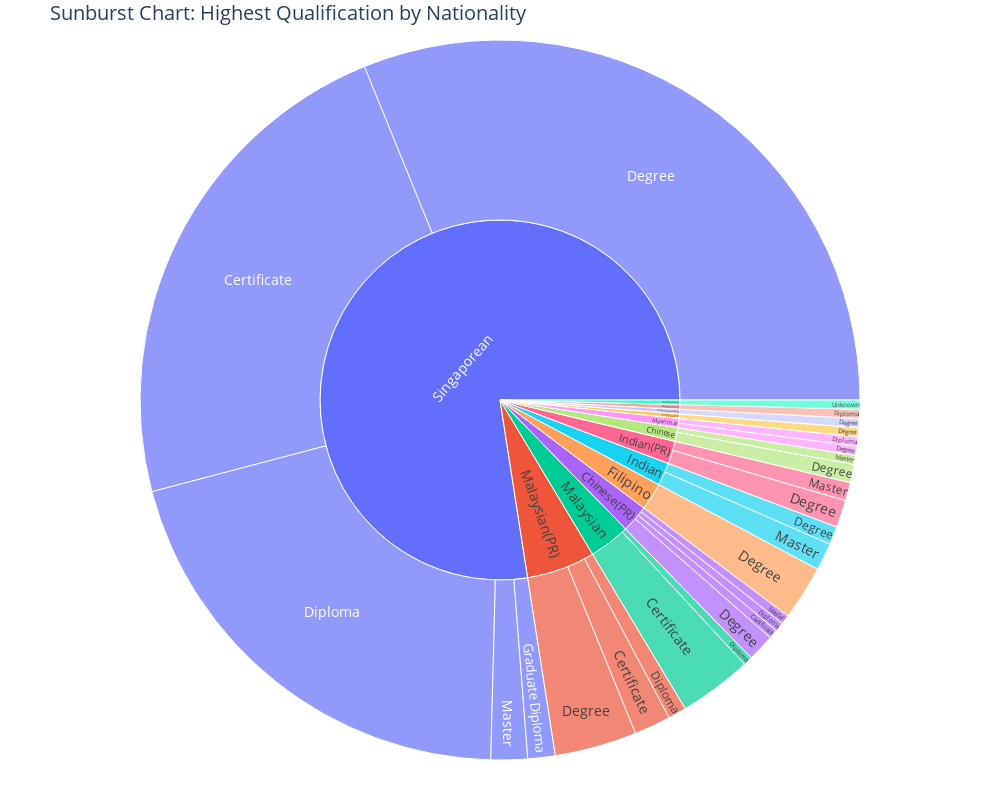

Notebook code for this chart:
### Markdown cell above
#### Sunburst chart to see relationship between Nationaility and (Highest Qualification and Age)

### Code cell
import plotly.express as px
import pandas as pd

# Load data
data = pd.read_excel('./Data/data_export.xlsx')

# Strip any leading or trailing whitespace characters from column names
data.columns = data.columns.str.strip()

# Group by Nationality and Highest Qualification and count occurrences
grouped_data = data.groupby(['NATIONALITY', 'HIGHEST QUALIFICATION']).size().reset_index(name='Count')

# Calculate total counts for percentages
total_count = grouped_data['Count'].sum()

# Calculate percentages
grouped_data['Percentage'] = (grouped_data['Count'] / total_count) * 100

# Create the Sunburst chart with percentages in hover data
fig = px.sunburst(
    grouped_data,
    path=['NATIONALITY', 'HIGHEST QUALIFICATION'],
    values='Count',
    title='Sunburst Chart: Highest Qualification by Nationality',
    labels={'NATIONALITY': 'Nationality', 'HIGHEST QUALIFICATION': 'Highest Qualification', 'Count': 'Count'},
    hover_data={'Percentage': True}  # Include percentage in hover data
)

# Update the hover template to include percentages
fig.update_traces(
    hovertemplate='%{label}<br>Count: %{value}<br>Percentage: %{customdata:.2f}%<extra></extra>'
)

# Update layout
fig.update_layout(
    width=1000,
    height=800,
    margin=dict(l=40, r=40, t=40, b=40),
    font=dict(size=14)
)

# Show the figure
fig.show()

### Figure 1 — Plotly figure (JSON) as saved in the notebook; plotly's stock layout.template omitted (floating-point values rounded to 4 significant figures)
{"data": [{"branchvalues": "total", "customdata": [[0.4098], [3.279], [1.639], [22.95], [0.8197], [1.23], [2.459], [0.4098], [0.8197], [1.23], [0.4098], [3.689], [0.4098], [31.15], [0.4098], [0.4098], [0.8197], [0.4098], [0.4098], [20.49], [1.23], [0.4098], [0.4098], [1.23], [0.8197], [1.639], [0.4098], ["(?)"], ["(?)"], [2.459], [0.4098], ["(?)"], ["(?)"], [0.4098], ["(?)"], ["(?)"], [0.4098], [0.4098], ["(?)"], [0.4098]], "domain": {"x": [0, 1], "y": [0, 1]}, "hovertemplate": "%{label}<br>Count: %{value}<br>Percentage: %{customdata:.2f}%<extra></extra>", "ids": ["Chinese(PR)/Certificate", "Malaysian/Certificate", "Malaysian(PR)/Certificate", "Singaporean/Certificate", "Chinese/Degree", "Chinese(PR)/Degree", "Filipino/Degree", "Filipino(PR)/Degree", "Indian/Degree", "Indian(PR)/Degree", "Indonesian(PR)/Degree", "Malaysian(PR)/Degree", "Myanmar/Degree", "Singaporean/Degree", "Chinese(PR)/Diploma", "Malaysian/Diploma", "Malaysian(PR)/Diploma", "Myanmar/Diploma", "Netherlands/Diploma", "Singaporean/Diploma", "Singaporean/Graduate Diploma", "Chinese/Master", "Chinese(PR)/Master", "Indian/Master", "Indian(PR)/Master", "Singaporean/Master", "Vietnamese/Unknown", "Chinese", "Chinese(PR)", "Filipino", "Filipino(PR)", "Indian", "Indian(PR)", "Indonesian(PR)", "Malaysian", "Malaysian(PR)", "Myanmar", "Netherlands", "Singaporean", "Vietnamese"], "labels": ["Certificate", "Certificate", "Certificate", "Certificate", "Degree", "Degree", "Degree", "Degree", "Degree", "Degree", "Degree", "Degree", "Degree", "Degree", "Diploma", "Diploma", "Diploma", "Diploma", "Diploma", "Diploma", "Graduate Diploma", "Master", "Master", "Master", "Master", "Master", "Unknown", "Chinese", "Chinese(PR)", "Filipino", "Filipino(PR)", "Indian", "Indian(PR)", "Indonesian(PR)", "Malaysian", "Malaysian(PR)", "Myanmar", "Netherlands", "Singaporean", "Vietnamese"], "name": "", "parents": ["Chinese(PR)", "Malaysian", "Malaysian(PR)", "Singaporean", "Chinese", "Chinese(PR)", "Filipino", "Filipino(PR)", "Indian", "Indian(PR)", "Indonesian(PR)", "Malaysian(PR)", "Myanmar", "Singaporean", "Chinese(PR)", "Malaysian", "Malaysian(PR)", "Myanmar", "Netherlands", "Singaporean", "Singaporean", "Chinese", "Chinese(PR)", "Indian", "Indian(PR)", "Singaporean", "Vietnamese", "", "", "", "", "", "", "", "", "", "", "", "", ""], "type": "sunburst", "values": [1, 8, 4, 56, 2, 3, 6, 1, 2, 3, 1, 9, 1, 76, 1, 1, 2, 1, 1, 50, 3, 1, 1, 3, 2, 4, 1, 3, 6, 6, 1, 5, 5, 1, 9, 15, 2, 1, 189, 1]}], "layout": {"font": {"size": 14}, "height": 800, "legend": {"tracegroupgap": 0}, "margin": {"b": 40, "l": 40, "r": 40, "t": 40}, "title": {"text": "Sunburst Chart: Highest Qualification by Nationality"}, "width": 1000}}
